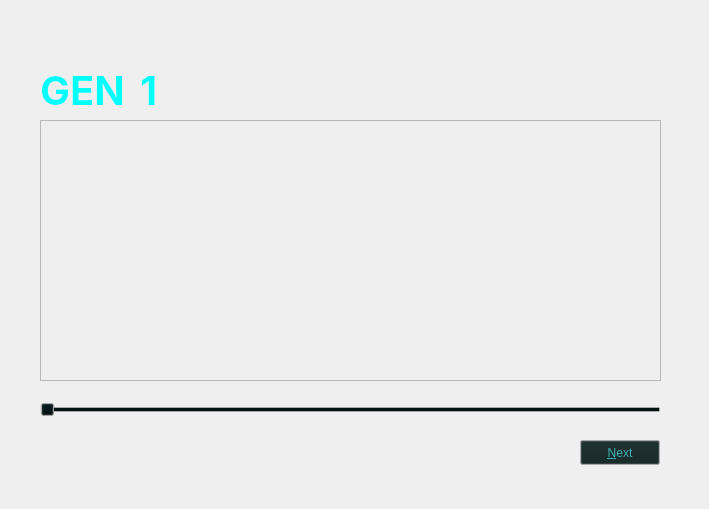
   <widget class="QWidget" name="generationScreenPage">
    <widget class="QSlider" name="generationSlider">
     <property name="enabled">
      <bool>true</bool>
     </property>
     <property name="geometry">
      <rect>
       <x>40</x>
       <y>400</y>
       <width>621</width>
       <height>20</height>
      </rect>
     </property>
     <property name="palette">
      <palette>
       <active>
        <colorrole role="Button">
         <brush brushstyle="SolidPattern">
          <color alpha="255">
           <red>0</red>
           <green>16</green>
           <blue>16</blue>
          </color>
         </brush>
        </colorrole>
        <colorrole role="Base">
         <brush brushstyle="SolidPattern">
          <color alpha="255">
           <red>255</red>
           <green>255</green>
           <blue>255</blue>
          </color>
         </brush>
        </colorrole>
        <colorrole role="Highlight">
         <brush brushstyle="SolidPattern">
          <color alpha="255">
           <red>0</red>
           <green>255</green>
           <blue>255</blue>
          </color>
         </brush>
        </colorrole>
       </active>
       <inactive>
        <colorrole role="Button">
         <brush brushstyle="SolidPattern">
          <color alpha="255">
           <red>0</red>
           <green>16</green>
           <blue>16</blue>
          </color>
         </brush>
        </colorrole>
        <colorrole role="Base">
         <brush brushstyle="SolidPattern">
          <color alpha="255">
           <red>255</red>
           <green>255</green>
           <blue>255</blue>
          </color>
         </brush>
        </colorrole>
        <colorrole role="Highlight">
         <brush brushstyle="SolidPattern">
          <color alpha="255">
           <red>0</red>
           <green>255</green>
           <blue>255</blue>
          </color>
         </brush>
        </colorrole>
       </inactive>
       <disabled>
        <colorrole role="Button">
         <brush brushstyle="SolidPattern">
          <color alpha="255">
           <red>0</red>
           <green>16</green>
           <blue>16</blue>
          </color>
         </brush>
        </colorrole>
        <colorrole role="Base">
         <brush brushstyle="SolidPattern">
          <color alpha="255">
           <red>238</red>
           <green>238</green>
           <blue>238</blue>
          </color>
         </brush>
        </colorrole>
        <colorrole role="Highlight">
         <brush brushstyle="SolidPattern">
          <color alpha="255">
           <red>159</red>
           <green>159</green>
           <blue>159</blue>
          </color>
         </brush>
        </colorrole>
       </disabled>
      </palette>
     </property>
     <property name="mouseTracking">
      <bool>true</bool>
     </property>
     <property name="minimum">
      <number>1</number>
     </property>
     <property name="maximum">
      <number>1000</number>
     </property>
     <property name="pageStep">
      <number>1</number>
     </property>
     <property name="tracking">
      <bool>true</bool>
     </property>
     <property name="orientation">
      <enum>Qt::Horizontal</enum>
     </property>
     <property name="invertedAppearance">
      <bool>false</bool>
     </property>
     <property name="invertedControls">
      <bool>false</bool>
     </property>
     <property name="tickPosition">
      <enum>QSlider::NoTicks</enum>
     </property>
     <property name="tickInterval">
      <number>0</number>
     </property>
    </widget>
    <widget class="QPushButton" name="displayFinalScreenButton">
     <property name="geometry">
      <rect>
       <x>580</x>
       <y>440</y>
       <width>80</width>
       <height>25</height>
      </rect>
     </property>
     <property name="palette">
      <palette>
       <active>
        <colorrole role="Button">
         <brush brushstyle="SolidPattern">
          <color alpha="255">
           <red>18</red>
           <green>34</green>
           <blue>34</blue>
          </color>
         </brush>
        </colorrole>
        <colorrole role="ButtonText">
         <brush brushstyle="SolidPattern">
          <color alpha="255">
           <red>60</red>
           <green>180</green>
           <blue>180</blue>
          </color>
         </brush>
        </colorrole>
       </active>
       <inactive>
        <colorrole role="Button">
         <brush brushstyle="SolidPattern">
          <color alpha="255">
           <red>18</red>
           <green>34</green>
           <blue>34</blue>
          </color>
         </brush>
        </colorrole>
        <colorrole role="ButtonText">
         <brush brushstyle="SolidPattern">
          <color alpha="255">
           <red>60</red>
           <green>180</green>
           <blue>180</blue>
          </color>
         </brush>
        </colorrole>
       </inactive>
       <disabled>
        <colorrole role="Button">
         <brush brushstyle="SolidPattern">
          <color alpha="255">
           <red>18</red>
           <green>34</green>
           <blue>34</blue>
          </color>
         </brush>
        </colorrole>
        <colorrole role="ButtonText">
         <brush brushstyle="SolidPattern">
          <color alpha="255">
           <red>119</red>
           <green>119</green>
           <blue>119</blue>
          </color>
         </brush>
        </colorrole>
       </disabled>
      </palette>
     </property>
     <property name="text">
      <string>&amp;Next</string>
     </property>
    </widget>
    <widget class="QLabel" name="generationImageLabel">
     <property name="geometry">
      <rect>
       <x>40</x>
       <y>120</y>
       <width>621</width>
       <height>261</height>
      </rect>
     </property>
     <property name="frameShape">
      <enum>QFrame::StyledPanel</enum>
     </property>
     <property name="frameShadow">
      <enum>QFrame::Plain</enum>
     </property>
     <property name="text">
      <string/>
     </property>
     <property name="alignment">
      <set>Qt::AlignCenter</set>
     </property>
    </widget>
    <widget class="QLabel" name="backgroundGeneration">
     <property name="geometry">
      <rect>
       <x>0</x>
       <y>0</y>
       <width>700</width>
       <height>500</height>
      </rect>
     </property>
     <property name="minimumSize">
      <size>
       <width>700</width>
       <height>500</height>
      </size>
     </property>
     <property name="maximumSize">
      <size>
       <width>700</width>
       <height>500</height>
      </size>
     </property>
     <property name="text">
      <string/>
     </property>
     <property name="pixmap">
      <pixmap resource="../../resources.qrc">:/src/resources/backgrounds/main.png</pixmap>
     </property>
    </widget>
    <widget class="QLabel" name="genLabel">
     <property name="geometry">
      <rect>
       <x>40</x>
       <y>70</y>
       <width>91</width>
       <height>41</height>
      </rect>
     </property>
     <property name="palette">
      <palette>
       <active>
        <colorrole role="WindowText">
         <brush brushstyle="SolidPattern">
          <color alpha="255">
           <red>0</red>
           <green>255</green>
           <blue>255</blue>
          </color>
         </brush>
        </colorrole>
       </active>
       <inactive>
        <colorrole role="WindowText">
         <brush brushstyle="SolidPattern">
          <color alpha="255">
           <red>0</red>
           <green>255</green>
           <blue>255</blue>
          </color>
         </brush>
        </colorrole>
       </inactive>
       <disabled>
        <colorrole role="WindowText">
         <brush brushstyle="SolidPattern">
          <color alpha="255">
           <red>123</red>
           <green>123</green>
           <blue>123</blue>
          </color>
         </brush>
        </colorrole>
       </disabled>
      </palette>
     </property>
     <property name="font">
      <font>
       <family>Inter</family>
       <pointsize>30</pointsize>
       <weight>75</weight>
       <bold>true</bold>
      </font>
     </property>
     <property name="text">
      <string>GEN</string>
     </property>
    </widget>
    <widget class="QLabel" name="genNumberLabel">
     <property name="geometry">
      <rect>
       <x>140</x>
       <y>70</y>
       <width>521</width>
       <height>41</height>
      </rect>
     </property>
     <property name="palette">
      <palette>
       <active>
        <colorrole role="WindowText">
         <brush brushstyle="SolidPattern">
          <color alpha="255">
           <red>0</red>
           <green>255</green>
           <blue>255</blue>
          </color>
         </brush>
        </colorrole>
       </active>
       <inactive>
        <colorrole role="WindowText">
         <brush brushstyle="SolidPattern">
          <color alpha="255">
           <red>0</red>
           <green>255</green>
           <blue>255</blue>
          </color>
         </brush>
        </colorrole>
       </inactive>
       <disabled>
        <colorrole role="WindowText">
         <brush brushstyle="SolidPattern">
          <color alpha="255">
           <red>123</red>
           <green>123</green>
           <blue>123</blue>
          </color>
         </brush>
        </colorrole>
       </disabled>
      </palette>
     </property>
     <property name="font">
      <font>
       <family>Inter</family>
       <pointsize>30</pointsize>
       <weight>75</weight>
       <bold>true</bold>
      </font>
     </property>
     <property name="text">
      <string>1</string>
     </property>
    </widget>
    <zorder>backgroundGeneration</zorder>
    <zorder>generationSlider</zorder>
    <zorder>displayFinalScreenButton</zorder>
    <zorder>generationImageLabel</zorder>
    <zorder>genLabel</zorder>
    <zorder>genNumberLabel</zorder>
   </widget>
